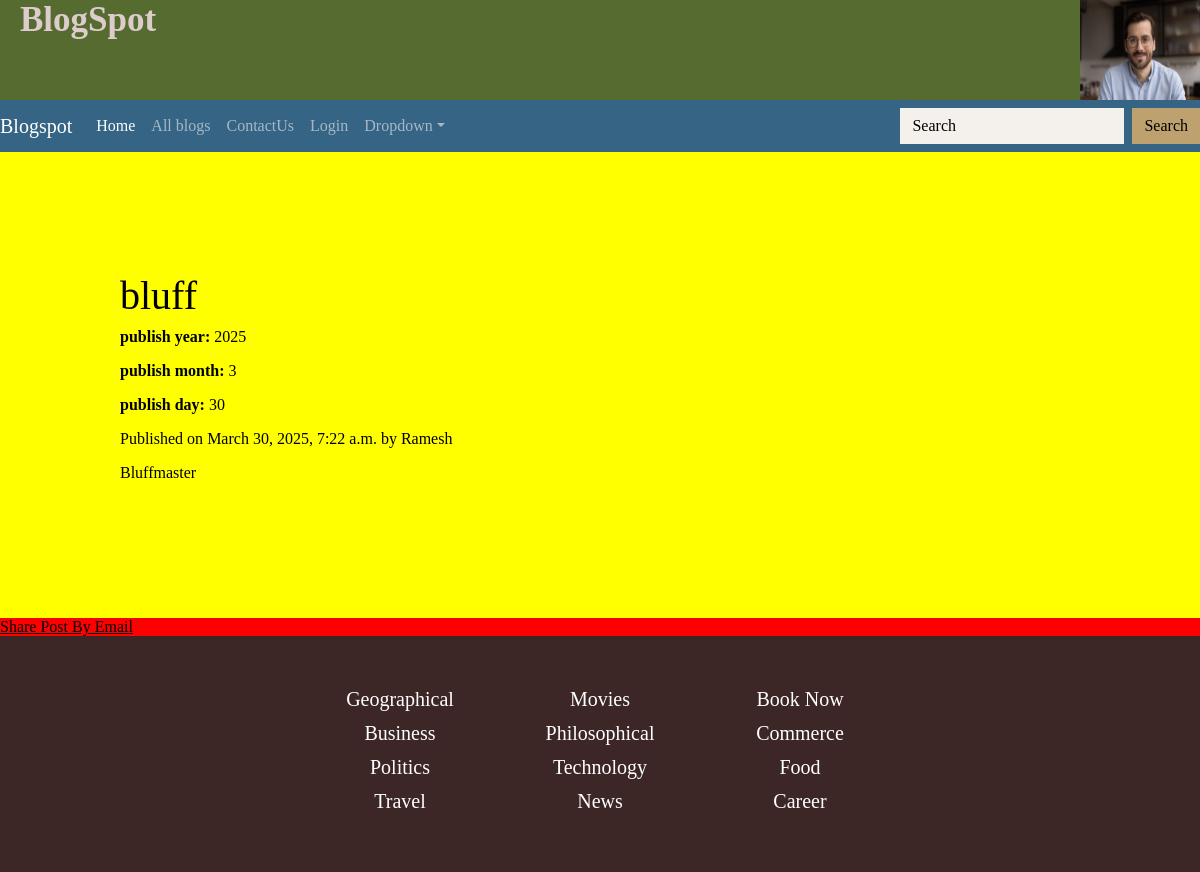
The page /blogdetail/2025/3/30/bluffing/ on the database its author committed.
### blogApp/models.py (models this page shows, shortened)
class Post(models.Model):
    STATUS_CHOICES = (
        ('draft', 'Draft'),
        ('published', 'Published'),
    )
    title = models.CharField(max_length=256)
    slug = models.SlugField(max_length=264,unique_for_date='publish')
    author = models.ForeignKey(CustomUser, related_name='blog_posts', on_delete=models.CASCADE)
    body = models.TextField()
    publish = models.DateTimeField(default=timezone.now)
    created = models.DateTimeField(auto_now_add=True)
    updated = models.DateTimeField(auto_now=True)
    status = models.CharField(max_length=10,choices = STATUS_CHOICES,default='draft')
    objects = CustomManager()
    class Meta:
        ordering = ('publish',)

class CustomUser(AbstractUser):
    address = models.TextField(blank=True, null=True)
    contact = models.CharField(max_length=15, blank=True, null=True)
    groups = models.ManyToManyField(
        Group,
        related_name="customuser_groups_set",  # Avoid conflict with auth.User.groups
        blank=True,
        help_text="The groups this user belongs to.",
        verbose_name="groups",
    )
    user_permissions = models.ManyToManyField(
        Permission,
        related_name="customuser_permissions",  # Avoid conflict with auth.User.user_permissions
        blank=True,
        help_text="Specific permissions for this user.",
        verbose_name="user permissions",
    )

### blogApp/views.py (the view)
# urls.py: path('blogdetail/<int:year>/<int:month>/<int:day>/<slug:post>/', views.blogdetail_view, name='blogdetail'),
def blogdetail_view(request, year, month, day, post):
    post = get_object_or_404(Post,
                             slug=post,
                             publish__year=year,
                             publish__month=month,
                             publish__day=day)
    return render(request, 'blogApp/blogdetail.html', {'post': [post]})

### blogApp/models.py (called while the page is built)
    def get_queryset(self):
        return super().get_queryset().filter()

### templates/blogApp/blogdetail.html (shortened to what this page needs)
<!DOCTYPE html>
{% load static %}
<html lang="en">
<head>
    <link rel="stylesheet" href="{% static 'css/style.css' %}">
    <link rel="stylesheet" href="{% static 'css/style1.css' %}">
</head>
<body>
    <header>
        <div class="blogspot">BlogSpot</div>
        <img class="head-img" src="{% static 'images/img9.jpg' %}"alt="profile"/>
    </header>
  <nav
    class="navbar navbar-expand-sm navbar-dark"
    style="
        background-color:
            #366484;
    "
  >
    <a class="navbar-brand" href="#">Blogspot</a>
    <div class="collapse navbar-collapse" id="collapsibleNavId">
        <ul class="navbar-nav me-auto mt-2 mt-lg-0">
            <li class="nav-item">
                <a class="nav-link active" href="/home/" aria-current="page"
                    >Home <span class="visually-hidden">(current)</span></a
                >
            </li>
            <li class="nav-item">
                <a class="nav-link" href="/myblog/">All blogs</a>
            </li>
            <li class="nav-item">
                <a class="nav-link" href="#">ContactUs</a>
            </li>
            <li class="nav-item">
                <a class="nav-link" href="#">Login</a>
            </li>
            <li class="nav-item dropdown">
                <a
                    class="nav-link dropdown-toggle"
                    href="#"
                    id="dropdownId"
                    data-bs-toggle="dropdown"
                    aria-haspopup="true"
                    aria-expanded="false"
                    >Dropdown</a
                >
            </li>
        </ul>
        <form class="d-flex my-2 my-lg-0">
            <input
                class="form-control me-sm-2"
                type="text"
                placeholder="Search"
                style="background-color:rgb(244, 241, 237);"
            />
            <button style="background-color:rgb(189, 161, 110); color:black;" class="btn btn-outline-success my-2 my-sm-0" type="submit">
                Search
            </button>
        </form>
    </div>
  </nav>
{% for val in post %}
<div className="text-center bg-primary p-3">
    <div>
        <div style="background:yellow; padding:10%;">
           <h1>{{ val.title }}</h1>
            <p><strong>publish year:</strong> {{val.publish.year}}</p>
            <p><strong>publish month:</strong> {{val.publish.month}}</p>
            <p><strong>publish day:</strong> {{val.publish.day}}</p>
            <p>Published on {{val.publish}} by {{val.author|title}}</p>
            <p id="blog-body">{{val.body|linebreaks}}</p>
        </div>
    </div>
    <a href="/{{val.id}}/share">Share Post By Email</a>
    {% endfor %}
    <div class="footer">
            <table align="center">
              <tr>
                    <td><h5 className="heading5">Geographical</h5></td>
                    <td><h5 className="heading5">Movies</h5></td>
                    <td><h5 className="heading5">Book Now</h5></td>
                </tr>
                <tr>
                    <td><h5 className="heading5">Business</h5></td>
                    <td><h5 className="heading5">Philosophical</h5></td>
                    <td><h5 className="heading5">Commerce</h5></td>
                </tr>
                <tr>
                    <td><h5 className="heading5">Politics</h5></td>
                    <td><h5 className="heading5">Technology</h5></td>
                    <td><h5 className="heading5">Food</h5></td>
                </tr>
                <tr>
                    <td><h5 className="heading5">Travel</h5></td>
                    <td><h5 className="heading5">News</h5></td>
                    <td><h5 className="heading5">Career</h5></td>
                </tr>
            </table>
           </div>
    </body>
</html>

### static/css/style1.css (style rules this page uses)
.head-img { width:10%; height:100%; display:inline; float:inline-end; }
header { height:100px; background-color: darkolivegreen; }
.blogspot { display:inline; color:rgb(221, 204, 204); font-size:35px; font-weight: bolder; margin-left:20px; margin-top:30px; }
.footer { background-color: rgb(61, 38, 38); color:white; padding:50px; margin:0px; }
td { width:200px; text-align: center; }
#blog-body { font-size: 16px; }
.form-control { border-color: black; background-color: rgba(223, 220, 214, 0.944); }
body { background-color: red; }

### rows shown on the page
Post: title "bluff", publish.year "2025", publish.month "3", publish.day "30", publish "March 30, 2025, 7:22 a.m.", author "Ramesh", body "Bluffmaster"
